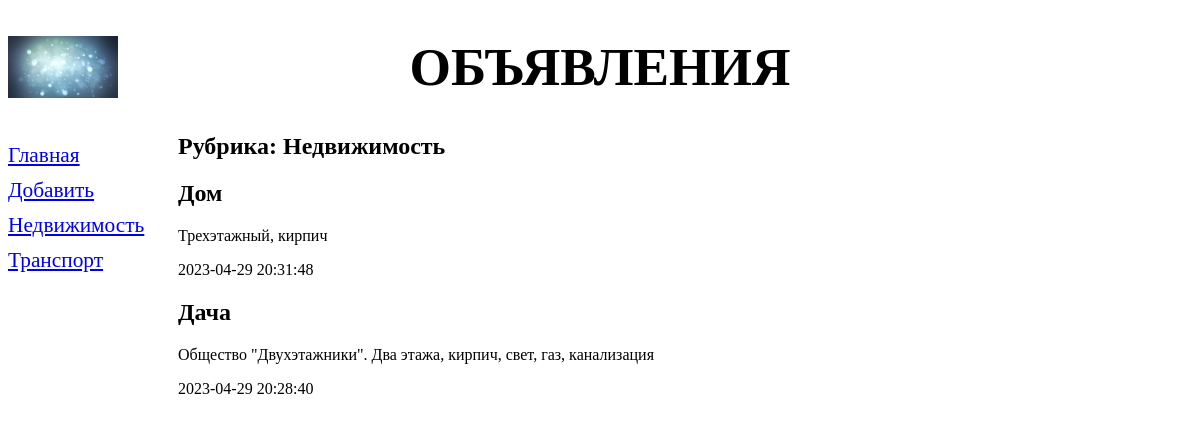
Page /bboard/1/ on the earlier database version.
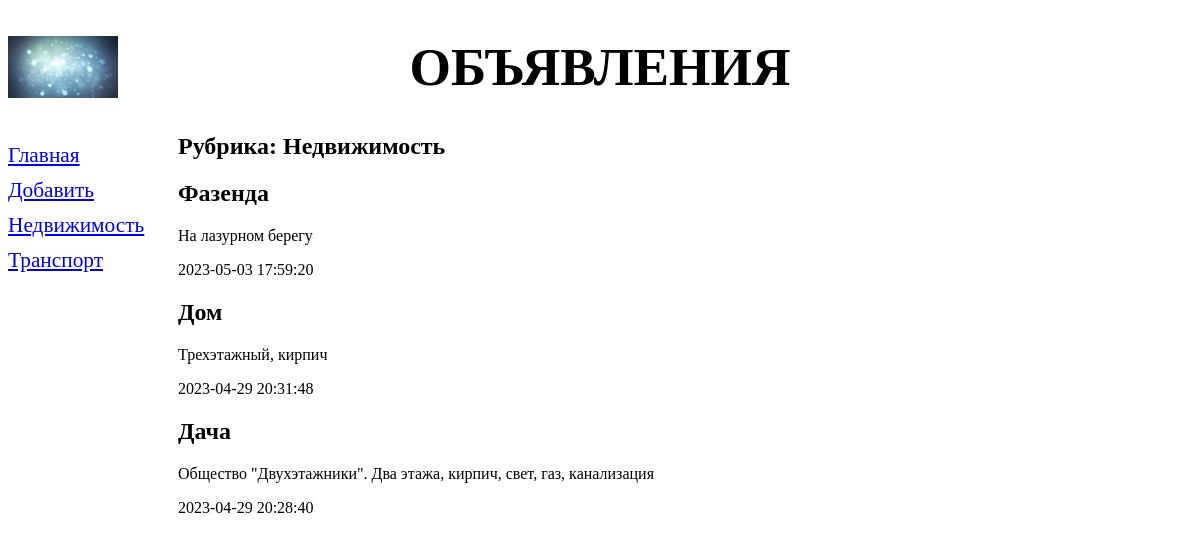
Same page on the later database version.
### bboard/models.py (models this page shows, shortened)
class Rubric(models.Model):
    name = models.CharField(max_length=20, db_index=True, verbose_name='Haзвaниe')
    class Meta:
        verbose_name_plural = 'Рубрики'
        verbose_name = 'Рубрика'
        ordering = ['name']

class Bb(models.Model):
    title = models.CharField(max_length=50 , verbose_name='Toвap')
    content = models.TextField(null=True, blank=True, verbose_name='Oпиcaниe')
    price = models.FloatField(null=True ,blank=True, verbose_name= 'Цeнa')
    published = models.DateTimeField(auto_now_add=True, db_index=True, verbose_name= 'Опубликовано')
    rubric = models.ForeignKey('Rubric', null=True, on_delete=models.PROTECT, verbose_name='Рубрика')
    class Meta:
        verbose_name_plural = 'Объявления'
        verbose_name = 'Объявление'
        ordering = ['-published']

### bboard/views.py (the view)
# urls.py: path('<int:rubric_id>/', by_rubric, name='by_rubric'),
def by_rubric(request, rubric_id):
    bbs = Bb.objects.filter(rubric=rubric_id)
    rubrics = Rubric.objects.all()
    current_rubric = Rubric.objects.get(pk=rubric_id)
    context = {'bbs': bbs, 'rubrics': rubrics,
               'current_rubric': current_rubric}
    return render(request, 'bboard/by_rubric.html', context)

### bboard/templates/bboard/by_rubric.html (shortened to what this page needs)
{% extends "layout/basic.html" %}
{% block content %}
<h2>Рубрика: {{ current_rubric.name }}</h2>
{% for bb in bbs %}
<div>
    <h2>{{ bb.title }}</h2>
    <p>{{ bb.content }}</p>
    <p>{{ bb.published|date:"Y-m-d H:i:s" }}</p>
</div>
{% endfor %}
{% endblock %}

### bboard/templates/layout/basic.html (shortened to what this page needs)
{% load static %}
<!DOCTYPE html>
<html>
    <head>
        <link rel="stylesheet" type="text/css" href="{% static 'bboard/style.css' %}">
    </head>
    <body>
        <header>
            <h1>Объявления</h1>
        </header>
        <nav>
            <a href="{% url 'index' %}">Главная</a>
            <a href="{% url 'add' %}">Добавить</a>
            {% for rubric in rubrics %}
            <a href="{% url 'by_rubric' rubric.pk %}">{{ rubric.name }}</a>
            {% endfor %}
        </nav>
        <section>
        {% block content %}
        {% endblock %}
        </section>
    </body>
</html>

Differences in the rows shown:
added Bb: title "Фазенда", content "На лазурном берегу", published "2023-05-03 17:59:20"
